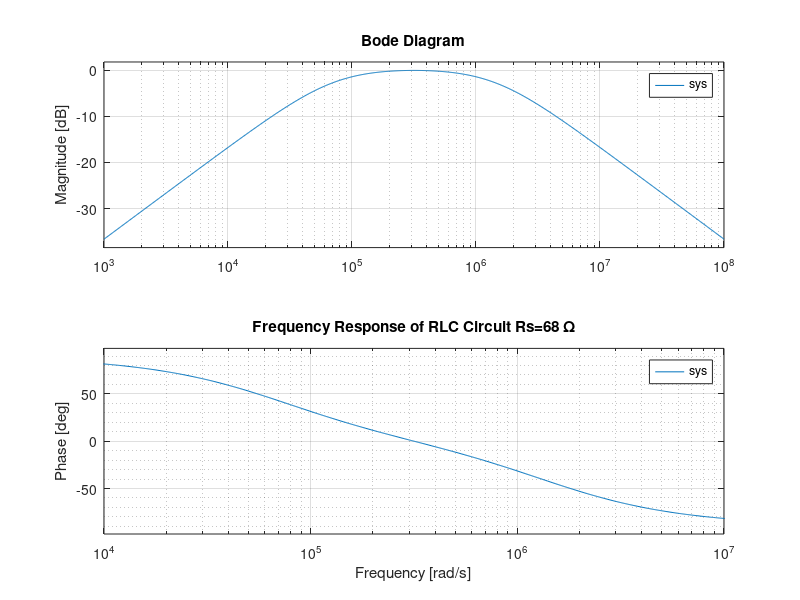

Recreate this plot in MATLAB.
% Parameters
% R = 100;       % Ohms  Put R as infinity
L = 1e-3;      % Henry
C = 0.01e-6;      % Farad

Rs= 68;  %Test for different values.

num = [L, 0];
den = [L*C* Rs, L, Rs];

%Transfer function model;
sys=tf(num,den);

bode(sys);
% grid on;
grid minor;
xlim([1e4, 1e7]); % Set x-axis limits
title(['Frequency Response of RLC Circuit Rs=', num2str(Rs), ' \Omega']); % Add a descriptive title
